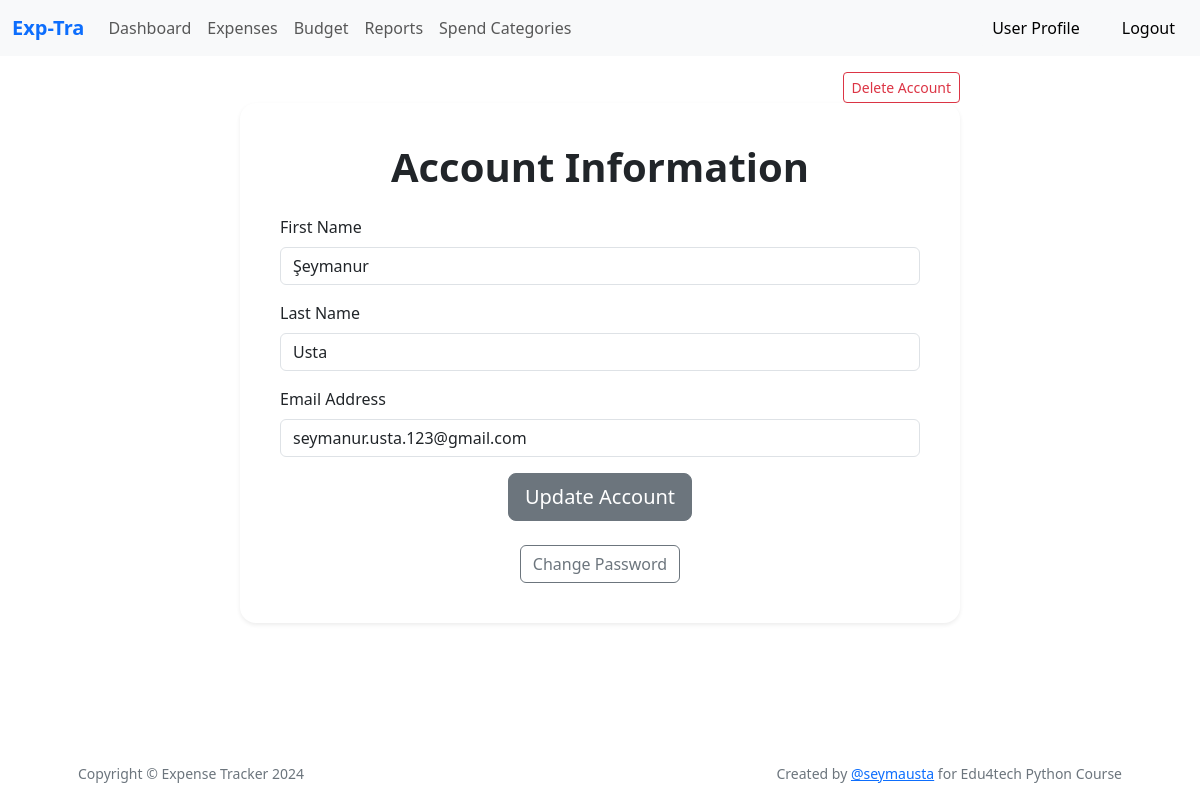
/account (signed in), run on the app's committed database.
### app/models.py (models this page shows, shortened)
class User(UserMixin,db.Model):
    __tablename__ = 'users'
    id: so.Mapped[int] = so.mapped_column(primary_key=True)
    firstname: so.Mapped[str] = so.mapped_column(sa.String(64), index=True,
                                                unique=False)
    lastname: so.Mapped[str] = so.mapped_column(sa.String(64), index=True,
                                                 unique=False)
    email: so.Mapped[str] = so.mapped_column(sa.String(120), index=True,
                                             unique=True)
    password_hash: so.Mapped[Optional[str]] = so.mapped_column(sa.String(256))
    expenses: so.WriteOnlyMapped['Expense'] = so.relationship(
        back_populates='user',passive_deletes=True)
    incomes = so.relationship("Income", back_populates='user')

### app/main/routes.py (the view)
@bp.route('/account', methods=['GET', 'POST'])
@login_required
def account():
    account_form = UpdateAccountForm()
    password_form = ChangePasswordForm()
    if account_form.validate_on_submit():
        current_user.firstname = account_form.firstname.data
        current_user.lastname = account_form.lastname.data
        db.session.commit()
        flash('Your account has been updated!', 'success')
        return redirect(url_for('main.account'))
    elif request.method == 'POST' and password_form.validate():
        current_user.set_password(password_form.new_password.data)
        db.session.commit()
        flash('Your password has been changed!', 'success')
        return redirect(url_for('main.account'))
    elif request.method == 'POST':
        for field, errors in password_form.errors.items():
            for error in errors:
                flash(f"{error}", 'error')
        account_form.firstname.data = current_user.firstname
        account_form.lastname.data = current_user.lastname
    elif request.method == 'GET':
        account_form.firstname.data = current_user.firstname
        account_form.lastname.data = current_user.lastname
    return render_template('account.html', title='Account', account_form=account_form, password_form=password_form)

### app/main/forms.py
class UpdateAccountForm(FlaskForm):
    firstname = StringField('First Name', validators=[DataRequired()])
    lastname = StringField('Last Name', validators=[DataRequired()])
    submit = SubmitField('Update Account')

### app/auth/forms.py (shortened to what this page needs)
class ChangePasswordForm(FlaskForm):
    old_password = PasswordField('Old Password', validators=[DataRequired()])
    new_password = PasswordField('New Password', validators=[DataRequired()])
    confirm_password = PasswordField(
        'Confirm Password', validators=[DataRequired(), EqualTo('new_password', message='Passwords must match')])
    submit = SubmitField('Change Password')

### app/models.py (called while the page is built)
@login.user_loader
def load_user(id):
    return db.session.get(User, int(id))

### app/templates/account.html (shortened to what this page needs)
{% extends "base.html" %}
{% block content %}
<div class="container">
    <div class="row justify-content-center">
        <div class="col-lg-8">
            <div class="text-end mt-3">
                <button type="button" class="btn btn-outline-danger btn-sm" data-bs-toggle="modal"
                        data-bs-target="#deleteAccountModal">Delete Account
                </button>
            </div>
            <div class="card shadow-sm border-0 rounded-4 p-4">
                <div class="card-body">
                    <h1 class="fw-bolder text-center mb-4">Account Information</h1>
                    <form method="post" action="{{ url_for('main.account') }}">
                        <div class="mb-3">
                            <label for="firstname" class="form-label">First Name</label>
                            <input type="text" class="form-control" id="firstname" name="firstname"
                                   value="{{ account_form.firstname.data|capitalize  }}" required>
                        </div>
                        <div class="mb-3">
                            <label for="lastname" class="form-label">Last Name</label>
                            <input type="text" class="form-control" id="lastname" name="lastname"
                                   value="{{ account_form.lastname.data|capitalize  }}" required>
                        </div>
                        <div class="mb-3">
                            <label for="email" class="form-label">Email Address</label>
                            <input type="email" class="form-control" id="email" name="email"
                                   value="{{ current_user.email }}" readonly>
                        </div>
                        {{ account_form.submit(class="btn btn-secondary btn-lg d-block mx-auto") }}
                    </form>
                    <br>
                    <button type="button" class="btn btn-outline-secondary d-block mx-auto" data-bs-toggle="modal"
                            data-bs-target="#changePasswordModal">
                        Change Password
                    </button>
                </div>
            </div>
        </div>
    </div>
</div>
{% endblock %}

### data on the page
User: firstname "Şeymanur", lastname "Usta", email "seymanur.usta.123@gmail.com"
